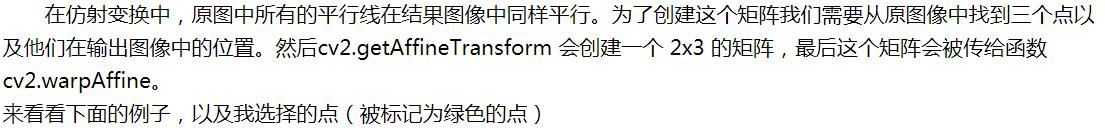
#> input picture opencv/pic_afflinetran.jpg, 1105 x 128 px, given in place of the camera
$ jupyter execute --allow-errors 'opencv6_颜色空间转换与阈值.ipynb'   (text cells are left out)
#> lines starting #> are read from the running program, lines starting #| are printed output that depends on the picture; after the words box and inside, x2 and y2 are one past the last pixel; in counts of white or black regions, pixels touching at a corner belong together
[cell 1]
## 颜色空间转换
## BGR->GRAY,   BGR-> HSV

[cell 2]
import numpy as np
import cv2
import matplotlib.pyplot as plt

[cell 3]
### BGR->GRAY

[cell 4]
img = cv2.imread('f:/opencv/img/opencv1.jpg')
#> (the rest of this cell did not finish here and is left out)

[cell 5]
### BGR -> HSV

[cell 6]
img = cv2.imread('f:/opencv/img/color.png')
#> (the rest of this cell did not finish here and is left out)

[cell 7]
### 摄像头颜色捕获--物品跟踪

[cell 8]
cap = cv2.VideoCapture(0,  cv2.CAP_DSHOW)

[cell 9]
while (cap.isOpened):
    ret, frame = cap.read()
#> frame is the input picture: shape (128, 1105, 3); mean B, G, R 229.6, 230.4, 230

    hsv = cv2.cvtColor(frame, cv2.COLOR_BGR2HSV)
#> hsv: shape (128, 1105, 3); mean H, S, V 46.3, 19, 232.7

    ## 定义红色范围
    lower_red=np.array([0,100,100])
    upper_red=np.array([10,255,255])

    mask = cv2.inRange(hsv, lower_red, upper_red)
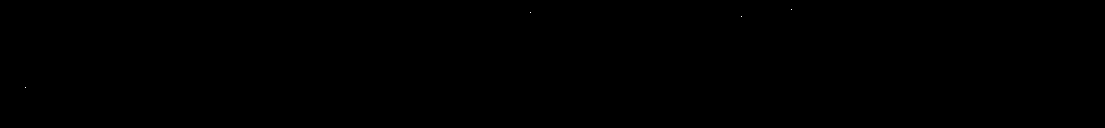
#> mask: shape (128, 1105); 0% white in thin lines or dots, all inside (x1, y1, x2, y2) = (25, 9, 792, 88)
    res = cv2.bitwise_and(frame, frame, mask = mask)

    cv2.imshow('frame', frame)
    cv2.imshow('mask', mask)
    cv2.imshow('res', res)
    if (cv2.waitKey(8) == ord('q')):
#> (key q is pressed here)
        break

cv2.destroyAllWindows()

[cell 10]
### 几何变换

[cell 11]
## 图片缩放

[cell 12]
img = cv2.imread('f:/opencv/img/cat2.jpg')

#> (the rest of this cell did not finish here and is left out)

[cell 13]
img = cv2.imread('f:/opencv/img/cat2.jpg', 0)  ## 灰色 单通道
#> (the rest of this cell did not finish here and is left out)

[cell 14]
img = cv2.imread('f:/opencv/img/cat2.jpg', 0)
#> (the rest of this cell did not finish here and is left out)

[cell 15]
img = cv2.imread('f:/opencv/img/afflinetran.jpg')
#> (the rest of this cell did not finish here and is left out)

[cell 16]
img = cv2.imread('f:/opencv/img/pic_perspective.png')
#> (the rest of this cell did not finish here and is left out)

[cell 17]
### 图片阈值

[cell 18]
## 简单阈值
#　　与名字一样，这种方法非常简单。但像素值高于阈值时，我们给这个像素赋予一个新值（可能是白色），否则我们给它赋予另外一种颜色（也许是黑色）。这个函数就是 cv2.threshhold()。这个函数的第一个参数就是原图像，原图像应该是灰度图。
#    第二个参数就是用来对像素值进行分类的阈值。第三个参数就是当像素值高于（有时是小于）阈值时应该被赋予的新的像素值。OpenCV提供了多种不同的阈值方法，这是有第四个参数来决定的。这些方法包括：
#　　• cv2.THRESH_BINARY
#　　• cv2.THRESH_BINARY_INV
#　　• cv2.THRESH_TRUNC
#　　• cv2.THRESH_TOZERO
#　　• cv2.THRESH_TOZERO_INV

[cell 19]
img = np.zeros((256,256), dtype = np.uint8)
for i in range(img.shape[1]):
    img[:, i] = i

ret, thres1 = cv2.threshold(img, 127, 255, cv2.THRESH_BINARY)
ret, thres2 = cv2.threshold(img, 127, 255, cv2.THRESH_BINARY_INV)
ret, thres3 = cv2.threshold(img, 127, 255, cv2.THRESH_TRUNC)
ret, thres4 = cv2.threshold(img, 127, 255, cv2.THRESH_TOZERO)
ret, thres5 = cv2.threshold(img, 127, 255, cv2.THRESH_TOZERO_INV)

titles = ['Original Image','BINARY','BINARY_INV','TRUNC','TOZERO','TOZERO_INV']
images = [img, thres1, thres2, thres3, thres4, thres5]

for i in range(6):
    plt.subplot(2,3,i+1),
    plt.imshow(images[i],'gray')
    plt.title(titles[i])
    plt.xticks([]),plt.yticks([])

plt.show()
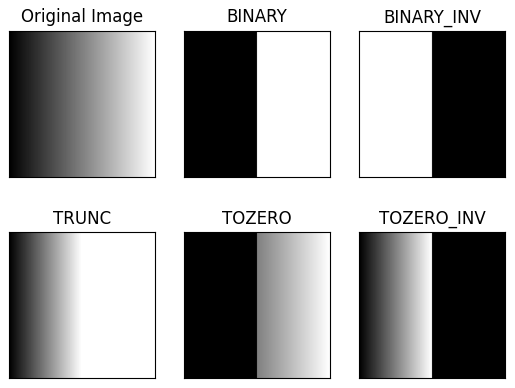
#> figure drawn by matplotlib, 6 panels

[cell 20]
### 自适应阈值
# 上节使用是全局阈值，整幅图像采用同一个数作为阈值。当时这种方法并不适应与所有情况，尤其是当同一幅图像上的不同部分的具有不同亮度时。这种情况下我们需要采用自适应阈值。此时的阈值是根据图像上的每一个小区域计算与其对应的阈值。因此在同一幅图像上的不同区域采用的是不同的阈值，从而使我们能在亮度不同的情况下得到更好的结果。
# 这种方法需要我们指定三个参数，返回值只有一个。
#　　• Adaptive Method- 指定计算阈值的方法。
#　　– cv2.ADPTIVE_THRESH_MEAN_C：阈值取自相邻区域的平均值
#　　– cv2.ADPTIVE_THRESH_GAUSSIAN_C：阈值取值相邻区域的加权和，权重为一个高斯窗口。
#　　• Block Size - 邻域大小（用来计算阈值的区域大小）。  一般取3，5，7..... 奇数值
#　　• C - 这就是是一个常数，阈值就等于的平均值或者加权平均值减去这个常数。

[cell 21]
img = cv2.imread('f:/opencv/img/sudu.png', 0)
#> (the rest of this cell did not finish here and is left out)

[cell 22]
### Ostu 二值化
# 在使用全局阈值时，我们就是随便给了一个数来做阈值，那我们怎么知道我们选取的这个数的好坏呢？答案就是不停的尝试。如果是一副双峰图像（简单来说双峰图像是指图像直方图中存在两个峰）呢？我们岂不是应该在两个峰之间的峰谷选一个值作为阈值？
# 这就是 Otsu 二值化要做的。简单来说就是对一副双峰图像自动根据其直方图计算出一个阈值。（对于非双峰图像，这种方法得到的结果可能会不理想）。
# 这里用到到的函数还是 cv2.threshold()，但是需要多传入一个参数（flag）：cv2.THRESH_OTSU。这时要把阈值设为 0。然后算法会找到最优阈值，这个最优阈值就是返回值 retVal。如果不使用 Otsu 二值化，返回的retVal 值与设定的阈值相等

[cell 23]
img = cv2.imread('f:/opencv/img/noisy.png',0)

# global thresholding
ret1,th1 = cv2.threshold(img,127,255,cv2.THRESH_BINARY)

# Otsu's thresholding
ret2,th2 = cv2.threshold(img,0,255,cv2.THRESH_BINARY+cv2.THRESH_OTSU)
#> ret2 = 0

# Otsu's thresholding after Gaussian filtering
#> (the rest of this cell did not finish here and is left out)
